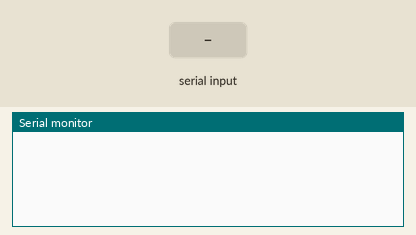
Bench run of a sketch on a simulated Arduino Uno, built with avr-gcc and run on an emulated ATmega328P. Parts: the last lines printed to the serial monitor. Inputs (shaded band) come from the test bench.

Above: at 1.0 s.
1.1 s: byte 30 received over Serial
At 2.3 s:
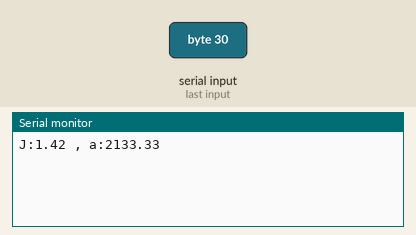
2.6 s: byte 90 received over Serial
At 3.4 s:
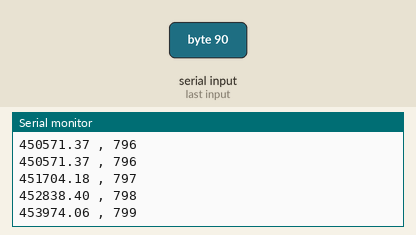
4.1 s: byte 120 received over Serial
Timing chart, 0 to 5.1 s (numbered marks = the images above; inputs shaded):
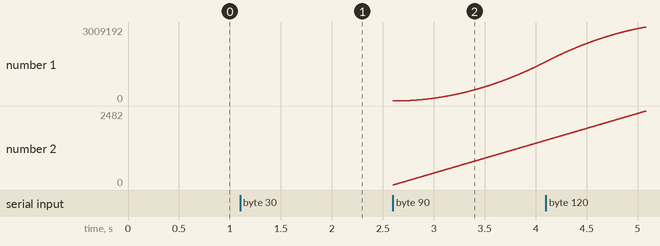

Measured:
- after the input at 1.1 s, the serial monitor: prints a new line at once (image 1)
- after the input at 2.6 s, the serial monitor: prints a new line at once (image 2)

The sketch:

S-Curve_v1.ino
```cpp
// (licence header left out)
#include <avr/wdt.h> //Watchdog library
// Givens
long Ta = 3e3;     // acceleration time (milisec)
long Td = 3e3;     // decceleration time (milisec)
long Ts = 3e3;     // Steady state time (millisec)
long Vm= 3200e3;   // Steady state velocity (pulse/milisec) <-Max Velocity

// Other variables
int dt=1;   //update cycle time (microsec)
unsigned long t = 0;    //time (microsec)
unsigned long nc=0; //counter value

int count = 0;      // count the number of pulses
int Perr = 0;       // error in position

float J=0;//Jerk
float a=0;//acceleration

int starting_time=0;
float v=0;//current speed

unsigned long f=0;//frequency of output
float k=20;// output constant

void setup() {
   wdt_enable(WDTO_2S);
   Serial.begin(500000); //Setup USB Serial Port with 500K Baud
   while(!Serial.available()){delay(1);wdt_reset();}//Wait for user input & make sure to update watchdog ticks
   while(Serial.available()) //Just empty the Rx buffer
   {
    char buff=Serial.read();
   }
   Serial.flush(); // Flush Tx buffer just in case it's still not empty from WDT
   //Calculate Jerk and Acceleration -> This has to be improved later
   J=4*Vm/(pow(Ta,2));
   a=J*Ta/2;
   //Print Jerk and Acceleration
   Serial.print("J:");
   Serial.print(J);
   Serial.print(" , a:");
   Serial.println(a);

   while(!Serial.available()){delay(1);wdt_reset();}   //Wait for user input & make sure to update watchdog ticks
   starting_time=millis();
}
void loop()
{
  nc=(millis()-starting_time); // Reduce Starting time from the system-up time timer
  t=dt*nc;

  if(t>=0 && t < (Ta/2)) //1st half of acceleration
  {
    v=J*pow(t,2)/2;
  }else if(t>(Ta/2) && t < Ta) //2nd half of acceleration
  {
    v=Vm/2+a*(t-(Ta/2))-J*pow(t-Ta/2,2)/2;
  }else if(t > Ta && t< Ta+Ts) //Steady State
  {
    v=Vm;
  }else if(t>=Ta+Ts && t<Ta+Ts+Td/2) //1st half of deccelaration
  {
    v=Vm-J*pow(t-(Ta+Ts),2)/2;
  }else if(t>= Ta+Ts+Td/2 && t< Ta+Ts+Td) //2nd half of deccelaration
  {
    v=Vm/2-a*(t-(Ta+Ts+Td/2))+J*pow(t-(Ta+Ts+Td/2),2)/2;
  }else if(t> Ta+Ts+Td) //move done -> Just Halt to cause a watchdog reset
  {
    while(1){}
  }

  f=k*v; // Calculate Frequency of the pulse from speed using the defined k constant
  //Print Comma separated Speed and Time
  Serial.print(v);
  Serial.print(" , ");
  Serial.println(t);

  wdt_reset(); // update watchdog ticks
}
```
